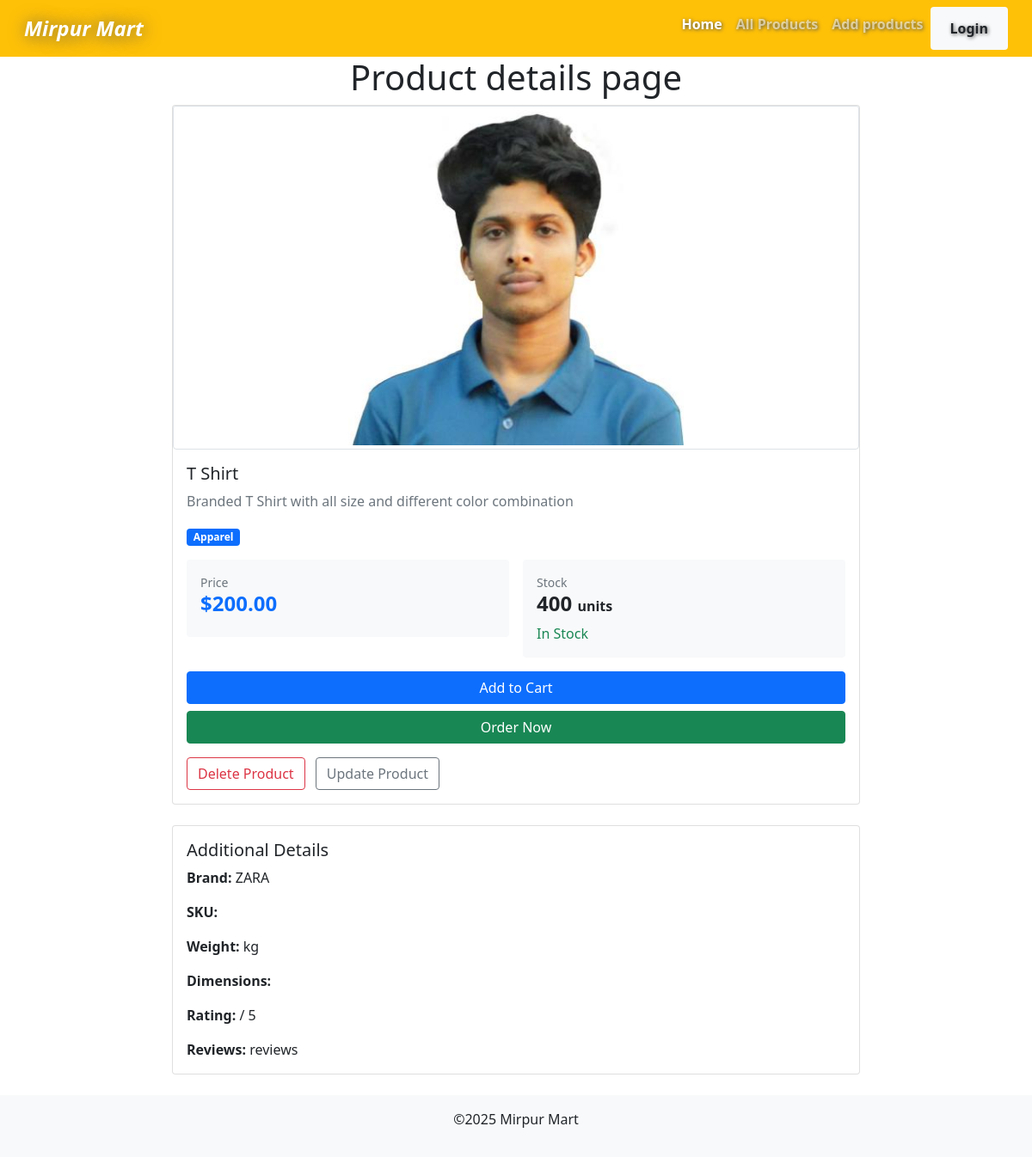
/product/1/, run on the app's committed database.
### products/models.py (models this page shows, shortened)
class Product(models.Model):
    name = models.CharField(max_length=255)
    description = models.TextField(max_length=200)
    price = models.DecimalField(max_digits=10, decimal_places=2)
    category = models.CharField(max_length=100)
    brand = models.CharField(max_length=100)
    is_available = models.BooleanField(default=True)
    stock_quantity = models.IntegerField(default=0)
    image = models.ImageField(upload_to='product/images/', null=True, blank=True)
    is_deleted = models.BooleanField(default=False)
    created_at = models.DateTimeField(auto_now_add=True)
    updated_at = models.DateTimeField(auto_now=True)

### products/views.py (the view)
# urls.py: path('product/<int:product_id>/', views.product_details, name='product_details'),
def product_details(request, product_id):
    productData = get_object_or_404(Product, id=product_id)
    if productData.is_deleted:
        return redirect('all_products')
    context = {
        'product': productData,
    }
    return render(request, 'product_page/product_details.html', context)

### products/templates/product_page/product_details.html (shortened to what this page needs)
{% extends 'base.html' %}  {% block content %}
<section>
  <div class="container">
    <h1 class="text-center">Product details page</h1>
    <div class="card mx-auto" style="max-width: 800px">
      {% if product.image %}
      <img
        src="{{ product.image.url }}"
        class="card-img-top img-thumbnail"
        style="
          width: 100%;
          height: auto;
          max-height: 400px;
          object-fit: contain;
        "
        alt="{{ product.name }}"
      />
      {% else %}
      <div class="text-center py-5">
        <span class="text-muted">No image available</span>
      </div>
      {% endif %}
      <div class="card-body">
        <h5 class="card-title">{{ product.name }}</h5>
        <p class="card-text text-muted">{{ product.description }}</p>
        <div class="mb-3">
          <span class="badge bg-primary">{{ product.category }}</span>
        </div>
        <div class="row g-3 mb-3">
          <div class="col-sm-6">
            <div class="p-3 bg-light rounded">
              <small class="text-muted d-block">Price</small>
              <h4 class="text-primary fw-bold">${{ product.price }}</h4>
            </div>
          </div>
          <div class="col-sm-6">
            <div class="p-3 bg-light rounded">
              <small class="text-muted d-block">Stock</small>
              {% if product.is_available %}
                <h4 class="fw-bold">
                  {{ product.stock_quantity }} <span class="fs-6">units</span>
                </h4>
                <span class="text-success">In Stock</span>
              {% else %}
                <h4 class="fw-bold text-danger">0 <span class="fs-6">units</span></h4>
                <span class="text-danger">Out of Stock</span>
              {% endif %}
            </div>
          </div>
        </div>
        <div class="d-grid gap-2">
          <button class="btn btn-primary" type="button">Add to Cart</button>
          <button class="btn btn-success" type="button">Order Now</button>
        </div>
        <div class="mt-3">
          <form method="post" action="{% url 'delete_product' product.id %}" style="display:inline">
            <button type="submit" class="btn btn-outline-danger" onclick="return confirm('Delete this product?');">Delete Product</button>
          </form>
          <a href="{% url 'update_product' product.id %}" class="btn btn-outline-secondary ms-2">Update Product</a>
        </div>
      </div>
    </div>
    <div class="card mx-auto mt-4" style="max-width: 800px">
      <div class="card-body">
        <h5 class="card-title">Additional Details</h5>
        <p class="card-text"><strong>Brand:</strong> {{ product.brand }}</p>
        <p class="card-text"><strong>SKU:</strong> {{ product.sku }}</p>
        <p class="card-text">
          <strong>Weight:</strong> {{ product.weight }} kg
        </p>
        <p class="card-text">
          <strong>Dimensions:</strong> {{ product.dimensions }}
        </p>
        <p class="card-text">
          <strong>Rating:</strong> {{ product.rating }} / 5
        </p>
        <p class="card-text">
          <strong>Reviews:</strong> {{ product.reviews_count }} reviews
        </p>
      </div>
    </div>
  </div>
</section>
{% endblock content %}

### data on the page
Product: image (picture), name "T Shirt", description "Branded T Shirt with all size and different color combination", category "Apparel", price "200.00", stock_quantity "400", brand "ZARA"
